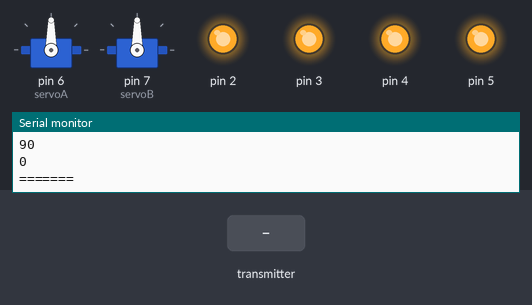
Bench run of a sketch on a simulated Arduino Uno, built with avr-gcc and run on an emulated ATmega328P. On the bench: 2 × servo, output pins drawn as LEDs (lit = HIGH), the last lines printed to the serial monitor. The test bench sets the inputs (shaded band). No radio packets arrive unless stated.

Above: at 1.2 s.
1.3 s: the transmitter starts sending x = 256
At 2.4 s:
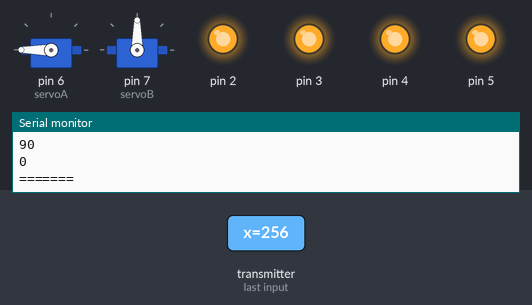
2.9 s: the transmitter starts sending z = 512
At 4.2 s:
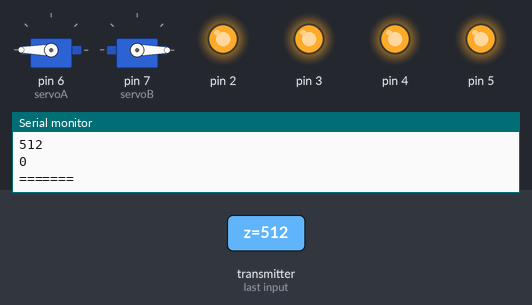
4.5 s: the transmitter starts sending x = 1023
At 5.8 s:
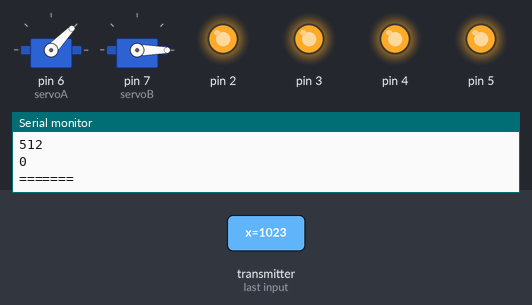
6.1 s: the transmitter starts sending z = 256
At 6.7 s:
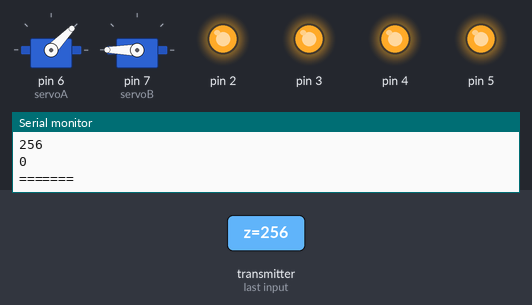
7.7 s: the transmitter starts sending x = 0
At 8.5 s:
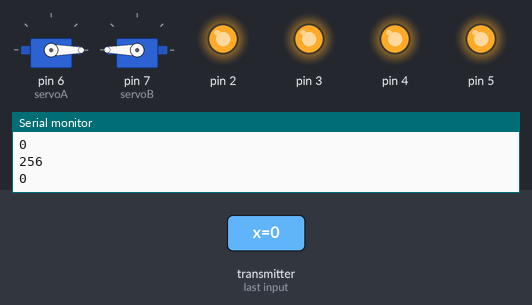
9.3 s: the transmitter starts sending z = 0
At 10.3 s:
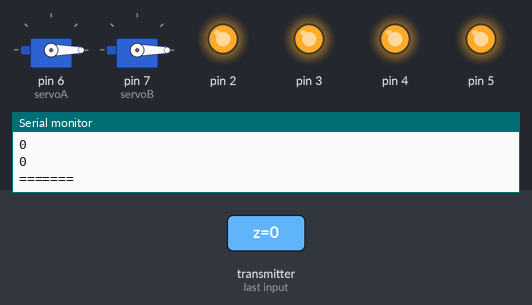
Timing chart, 0 to 11.9 s (numbered marks = the images above; inputs shaded):
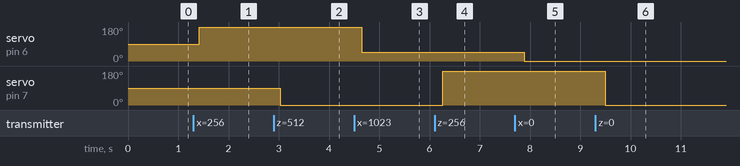

The sketch:

rec_2ang.ino
```cpp
#include <Servo.h>
#include <SPI.h>
#include <nRF24L01.h>
#include <RF24.h>
#include "printf.h"
#include <RF24_config.h>
int CE_PIN = 9, CSN_PIN = 10, servoang;
RF24 object(CE_PIN, CSN_PIN);
uint64_t address = 0x4321ABCDE1LL;
Servo servoA, servoB;
long timer = 0;
struct angs
{
  int x, z, c;
} data;
void setup() {
  Serial.begin(9600);
  object.begin();
  pinMode(2, OUTPUT);
  pinMode(3, OUTPUT);
  pinMode(4, OUTPUT);
  pinMode(5, OUTPUT);
  servoA.attach(6);//connect servo sig to ~3
  servoB.attach(7);//connect servo sig to ~4
  printf_begin();

  object.setPALevel(RF24_PA_MAX);
  object.setChannel(121);
  object.setDataRate(RF24_250KBPS);
  object.openReadingPipe(0, address);
  object.startListening();
  object.printDetails();
  data.x = 90;
  data.z = 90;
  servoA.write(data.x);
  servoB.write(data.z);
  stopp();
}

void loop()
{
  if (millis() - timer > 200)
  {
    if (object.available())
    {
      object.read(&data, sizeof(data));
    }
    servoA.write(data.x);
    servoB.write(data.z);
    if (data.c == 1)
      straight();
    else if (data.c == 2)
      left();
    else if (data.c == 3)
      right();
    else if (data.c == 4)
      back();
    else
      stopp();
    Serial.println(data.x);
    Serial.println(data.z);
    Serial.println(data.c);
    Serial.println("=======\n");
    timer = millis();
  }
}
void back()
{
  digitalWrite(2, HIGH);
  digitalWrite(3, LOW);
  digitalWrite(4, HIGH);
  digitalWrite(5, LOW);
  //delay(10000);
}
void right()
{
  digitalWrite(2, LOW);
  digitalWrite(3, HIGH);
  digitalWrite(4, HIGH);
  digitalWrite(5, LOW);
}
void left()
{
  digitalWrite(2, HIGH);
  digitalWrite(3, LOW);
  digitalWrite(4, LOW);
  digitalWrite(5, HIGH);
}
void straight()
{
  digitalWrite(2, LOW);
  digitalWrite(3, HIGH);
  digitalWrite(4, LOW);
  digitalWrite(5, HIGH);
}
void stopp()
{
  digitalWrite(2, HIGH);
  digitalWrite(3, HIGH);
  digitalWrite(4, HIGH);
  digitalWrite(5, HIGH);
}
```

Measured:
- after the input at 1.3 s, servo on pin 6 (servoA): 90° → 180° after 0.12 s
- after the input at 2.9 s, servo on pin 7 (servoB): 90° → 0° after 0.13 s
- after the input at 4.5 s, servo on pin 6 (servoA): 180° → 46° after 0.15 s
- after the input at 6.1 s, servo on pin 7 (servoB): 0° → 180° after 0.17 s
- after the input at 7.7 s, servo on pin 6 (servoA): 46° → 0° after 0.18 s
- after the input at 9.3 s, servo on pin 7 (servoB): 180° → 0° after 0.20 s
